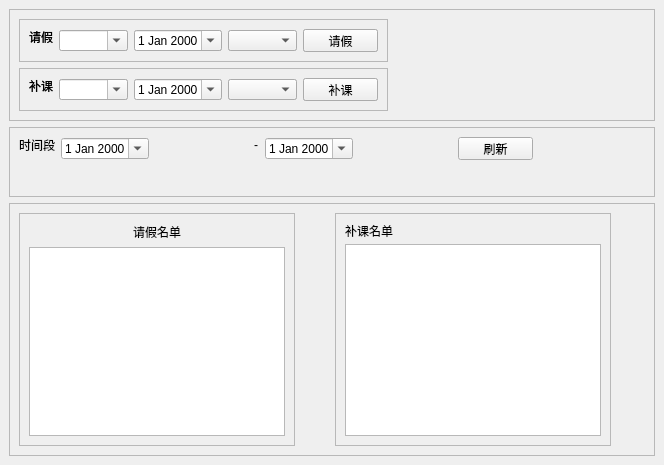
<?xml version="1.0" encoding="UTF-8"?>
<ui version="4.0">
 <class>temp</class>
 <widget class="QWidget" name="temp">
  <property name="geometry">
   <rect>
    <x>0</x>
    <y>0</y>
    <width>664</width>
    <height>465</height>
   </rect>
  </property>
  <property name="windowTitle">
   <string>Form</string>
  </property>
  <widget class="QFrame" name="frame_2">
   <property name="geometry">
    <rect>
     <x>9</x>
     <y>127</y>
     <width>646</width>
     <height>70</height>
    </rect>
   </property>
   <property name="frameShape">
    <enum>QFrame::StyledPanel</enum>
   </property>
   <property name="frameShadow">
    <enum>QFrame::Raised</enum>
   </property>
   <widget class="QLabel" name="label_2">
    <property name="geometry">
     <rect>
      <x>10</x>
      <y>10</y>
      <width>36</width>
      <height>16</height>
     </rect>
    </property>
    <property name="sizePolicy">
     <sizepolicy hsizetype="Maximum" vsizetype="Preferred">
      <horstretch>0</horstretch>
      <verstretch>0</verstretch>
     </sizepolicy>
    </property>
    <property name="text">
     <string>时间段</string>
    </property>
   </widget>
   <widget class="QDateEdit" name="dateEdit_begin">
    <property name="geometry">
     <rect>
      <x>52</x>
      <y>11</y>
      <width>88</width>
      <height>21</height>
     </rect>
    </property>
    <property name="calendarPopup">
     <bool>true</bool>
    </property>
   </widget>
   <widget class="QLabel" name="label">
    <property name="geometry">
     <rect>
      <x>245</x>
      <y>10</y>
      <width>16</width>
      <height>16</height>
     </rect>
    </property>
    <property name="sizePolicy">
     <sizepolicy hsizetype="Maximum" vsizetype="Preferred">
      <horstretch>0</horstretch>
      <verstretch>0</verstretch>
     </sizepolicy>
    </property>
    <property name="text">
     <string>-</string>
    </property>
   </widget>
   <widget class="QDateEdit" name="dateEdit_2_end">
    <property name="geometry">
     <rect>
      <x>256</x>
      <y>11</y>
      <width>88</width>
      <height>21</height>
     </rect>
    </property>
    <property name="calendarPopup">
     <bool>true</bool>
    </property>
   </widget>
   <widget class="QPushButton" name="pushButton_flash">
    <property name="geometry">
     <rect>
      <x>449</x>
      <y>10</y>
      <width>75</width>
      <height>23</height>
     </rect>
    </property>
    <property name="text">
     <string>刷新</string>
    </property>
   </widget>
  </widget>
  <widget class="QFrame" name="frame_3">
   <property name="geometry">
    <rect>
     <x>9</x>
     <y>203</y>
     <width>646</width>
     <height>253</height>
    </rect>
   </property>
   <property name="frameShape">
    <enum>QFrame::StyledPanel</enum>
   </property>
   <property name="frameShadow">
    <enum>QFrame::Raised</enum>
   </property>
   <widget class="QFrame" name="frame_6">
    <property name="geometry">
     <rect>
      <x>10</x>
      <y>10</y>
      <width>276</width>
      <height>233</height>
     </rect>
    </property>
    <property name="accessibleName">
     <string/>
    </property>
    <property name="frameShape">
     <enum>QFrame::StyledPanel</enum>
    </property>
    <property name="frameShadow">
     <enum>QFrame::Raised</enum>
    </property>
    <layout class="QVBoxLayout" name="verticalLayout">
     <item>
      <widget class="QLabel" name="label_3">
       <property name="text">
        <string>请假名单</string>
       </property>
       <property name="alignment">
        <set>Qt::AlignCenter</set>
       </property>
      </widget>
     </item>
     <item>
      <widget class="QTableView" name="tableView_leave"/>
     </item>
    </layout>
   </widget>
   <widget class="QFrame" name="frame_7">
    <property name="geometry">
     <rect>
      <x>326</x>
      <y>10</y>
      <width>276</width>
      <height>233</height>
     </rect>
    </property>
    <property name="accessibleName">
     <string/>
    </property>
    <property name="frameShape">
     <enum>QFrame::StyledPanel</enum>
    </property>
    <property name="frameShadow">
     <enum>QFrame::Raised</enum>
    </property>
    <widget class="QLabel" name="label_4">
     <property name="geometry">
      <rect>
       <x>10</x>
       <y>10</y>
       <width>48</width>
       <height>16</height>
      </rect>
     </property>
     <property name="text">
      <string>补课名单</string>
     </property>
     <property name="alignment">
      <set>Qt::AlignCenter</set>
     </property>
    </widget>
    <widget class="QTableView" name="tableView_makeUp">
     <property name="geometry">
      <rect>
       <x>10</x>
       <y>31</y>
       <width>256</width>
       <height>192</height>
      </rect>
     </property>
    </widget>
   </widget>
  </widget>
  <widget class="QFrame" name="frame">
   <property name="geometry">
    <rect>
     <x>9</x>
     <y>9</y>
     <width>646</width>
     <height>112</height>
    </rect>
   </property>
   <property name="frameShape">
    <enum>QFrame::StyledPanel</enum>
   </property>
   <property name="frameShadow">
    <enum>QFrame::Raised</enum>
   </property>
   <widget class="QFrame" name="frame_4">
    <property name="geometry">
     <rect>
      <x>10</x>
      <y>10</y>
      <width>369</width>
      <height>43</height>
     </rect>
    </property>
    <property name="frameShape">
     <enum>QFrame::StyledPanel</enum>
    </property>
    <property name="frameShadow">
     <enum>QFrame::Raised</enum>
    </property>
    <widget class="QLabel" name="label_5">
     <property name="geometry">
      <rect>
       <x>10</x>
       <y>10</y>
       <width>24</width>
       <height>16</height>
      </rect>
     </property>
     <property name="sizePolicy">
      <sizepolicy hsizetype="Maximum" vsizetype="Preferred">
       <horstretch>0</horstretch>
       <verstretch>0</verstretch>
      </sizepolicy>
     </property>
     <property name="text">
      <string>请假</string>
     </property>
    </widget>
    <widget class="QComboBox" name="comboBox_leave_name">
     <property name="geometry">
      <rect>
       <x>40</x>
       <y>11</y>
       <width>69</width>
       <height>21</height>
      </rect>
     </property>
     <property name="editable">
      <bool>true</bool>
     </property>
    </widget>
    <widget class="QDateEdit" name="dateEdit_leave">
     <property name="geometry">
      <rect>
       <x>115</x>
       <y>11</y>
       <width>88</width>
       <height>21</height>
      </rect>
     </property>
     <property name="calendarPopup">
      <bool>true</bool>
     </property>
    </widget>
    <widget class="QComboBox" name="comboBox_leave_classTime">
     <property name="geometry">
      <rect>
       <x>209</x>
       <y>11</y>
       <width>69</width>
       <height>21</height>
      </rect>
     </property>
    </widget>
    <widget class="QPushButton" name="pushButton_leave">
     <property name="geometry">
      <rect>
       <x>284</x>
       <y>10</y>
       <width>75</width>
       <height>23</height>
      </rect>
     </property>
     <property name="text">
      <string>请假</string>
     </property>
    </widget>
   </widget>
   <widget class="QFrame" name="frame_5">
    <property name="geometry">
     <rect>
      <x>10</x>
      <y>59</y>
      <width>369</width>
      <height>43</height>
     </rect>
    </property>
    <property name="frameShape">
     <enum>QFrame::StyledPanel</enum>
    </property>
    <property name="frameShadow">
     <enum>QFrame::Raised</enum>
    </property>
    <widget class="QLabel" name="label_6">
     <property name="geometry">
      <rect>
       <x>10</x>
       <y>10</y>
       <width>24</width>
       <height>16</height>
      </rect>
     </property>
     <property name="sizePolicy">
      <sizepolicy hsizetype="Maximum" vsizetype="Preferred">
       <horstretch>0</horstretch>
       <verstretch>0</verstretch>
      </sizepolicy>
     </property>
     <property name="text">
      <string>补课</string>
     </property>
    </widget>
    <widget class="QComboBox" name="comboBox_makeUp_name">
     <property name="geometry">
      <rect>
       <x>40</x>
       <y>11</y>
       <width>69</width>
       <height>21</height>
      </rect>
     </property>
     <property name="editable">
      <bool>true</bool>
     </property>
    </widget>
    <widget class="QDateEdit" name="dateEdit_makeUp">
     <property name="geometry">
      <rect>
       <x>115</x>
       <y>11</y>
       <width>88</width>
       <height>21</height>
      </rect>
     </property>
     <property name="calendarPopup">
      <bool>true</bool>
     </property>
    </widget>
    <widget class="QComboBox" name="comboBox_makeUp_classTime">
     <property name="geometry">
      <rect>
       <x>209</x>
       <y>11</y>
       <width>69</width>
       <height>21</height>
      </rect>
     </property>
    </widget>
    <widget class="QPushButton" name="pushButton_makeUp">
     <property name="geometry">
      <rect>
       <x>284</x>
       <y>10</y>
       <width>75</width>
       <height>23</height>
      </rect>
     </property>
     <property name="text">
      <string>补课</string>
     </property>
    </widget>
   </widget>
   <widget class="QFrame" name="frame_8">
    <property name="geometry">
     <rect>
      <x>0</x>
      <y>0</y>
      <width>646</width>
      <height>112</height>
     </rect>
    </property>
    <property name="frameShape">
     <enum>QFrame::StyledPanel</enum>
    </property>
    <property name="frameShadow">
     <enum>QFrame::Raised</enum>
    </property>
    <widget class="QFrame" name="frame_9">
     <property name="geometry">
      <rect>
       <x>10</x>
       <y>10</y>
       <width>369</width>
       <height>43</height>
      </rect>
     </property>
     <property name="frameShape">
      <enum>QFrame::StyledPanel</enum>
     </property>
     <property name="frameShadow">
      <enum>QFrame::Raised</enum>
     </property>
     <widget class="QLabel" name="label_7">
      <property name="geometry">
       <rect>
        <x>10</x>
        <y>10</y>
        <width>24</width>
        <height>16</height>
       </rect>
      </property>
      <property name="sizePolicy">
       <sizepolicy hsizetype="Maximum" vsizetype="Preferred">
        <horstretch>0</horstretch>
        <verstretch>0</verstretch>
       </sizepolicy>
      </property>
      <property name="text">
       <string>请假</string>
      </property>
     </widget>
     <widget class="QComboBox" name="comboBox_leave_name_2">
      <property name="geometry">
       <rect>
        <x>40</x>
        <y>11</y>
        <width>69</width>
        <height>21</height>
       </rect>
      </property>
      <property name="editable">
       <bool>true</bool>
      </property>
     </widget>
     <widget class="QDateEdit" name="dateEdit_leave_2">
      <property name="geometry">
       <rect>
        <x>115</x>
        <y>11</y>
        <width>88</width>
        <height>21</height>
       </rect>
      </property>
      <property name="calendarPopup">
       <bool>true</bool>
      </property>
     </widget>
     <widget class="QComboBox" name="comboBox_leave_classTime_2">
      <property name="geometry">
       <rect>
        <x>209</x>
        <y>11</y>
        <width>69</width>
        <height>21</height>
       </rect>
      </property>
     </widget>
     <widget class="QPushButton" name="pushButton_leave_2">
      <property name="geometry">
       <rect>
        <x>284</x>
        <y>10</y>
        <width>75</width>
        <height>23</height>
       </rect>
      </property>
      <property name="text">
       <string>请假</string>
      </property>
     </widget>
    </widget>
    <widget class="QFrame" name="frame_10">
     <property name="geometry">
      <rect>
       <x>10</x>
       <y>59</y>
       <width>369</width>
       <height>43</height>
      </rect>
     </property>
     <property name="frameShape">
      <enum>QFrame::StyledPanel</enum>
     </property>
     <property name="frameShadow">
      <enum>QFrame::Raised</enum>
     </property>
     <widget class="QLabel" name="label_8">
      <property name="geometry">
       <rect>
        <x>10</x>
        <y>10</y>
        <width>24</width>
        <height>16</height>
       </rect>
      </property>
      <property name="sizePolicy">
       <sizepolicy hsizetype="Maximum" vsizetype="Preferred">
        <horstretch>0</horstretch>
        <verstretch>0</verstretch>
       </sizepolicy>
      </property>
      <property name="text">
       <string>补课</string>
      </property>
     </widget>
     <widget class="QComboBox" name="comboBox_makeUp_name_2">
      <property name="geometry">
       <rect>
        <x>40</x>
        <y>11</y>
        <width>69</width>
        <height>21</height>
       </rect>
      </property>
      <property name="editable">
       <bool>true</bool>
      </property>
     </widget>
     <widget class="QDateEdit" name="dateEdit_makeUp_2">
      <property name="geometry">
       <rect>
        <x>115</x>
        <y>11</y>
        <width>88</width>
        <height>21</height>
       </rect>
      </property>
      <property name="calendarPopup">
       <bool>true</bool>
      </property>
     </widget>
     <widget class="QComboBox" name="comboBox_makeUp_classTime_2">
      <property name="geometry">
       <rect>
        <x>209</x>
        <y>11</y>
        <width>69</width>
        <height>21</height>
       </rect>
      </property>
     </widget>
     <widget class="QPushButton" name="pushButton_makeUp_2">
      <property name="geometry">
       <rect>
        <x>284</x>
        <y>10</y>
        <width>75</width>
        <height>23</height>
       </rect>
      </property>
      <property name="text">
       <string>补课</string>
      </property>
     </widget>
    </widget>
   </widget>
   <widget class="QFrame" name="frame_11">
    <property name="geometry">
     <rect>
      <x>0</x>
      <y>118</y>
      <width>646</width>
      <height>70</height>
     </rect>
    </property>
    <property name="frameShape">
     <enum>QFrame::StyledPanel</enum>
    </property>
    <property name="frameShadow">
     <enum>QFrame::Raised</enum>
    </property>
    <widget class="QLabel" name="label_9">
     <property name="geometry">
      <rect>
       <x>10</x>
       <y>10</y>
       <width>36</width>
       <height>16</height>
      </rect>
     </property>
     <property name="sizePolicy">
      <sizepolicy hsizetype="Maximum" vsizetype="Preferred">
       <horstretch>0</horstretch>
       <verstretch>0</verstretch>
      </sizepolicy>
     </property>
     <property name="text">
      <string>时间段</string>
     </property>
    </widget>
    <widget class="QDateEdit" name="dateEdit_begin_2">
     <property name="geometry">
      <rect>
       <x>52</x>
       <y>11</y>
       <width>88</width>
       <height>21</height>
      </rect>
     </property>
     <property name="calendarPopup">
      <bool>true</bool>
     </property>
    </widget>
    <widget class="QLabel" name="label_10">
     <property name="geometry">
      <rect>
       <x>245</x>
       <y>10</y>
       <width>16</width>
       <height>16</height>
      </rect>
     </property>
     <property name="sizePolicy">
      <sizepolicy hsizetype="Maximum" vsizetype="Preferred">
       <horstretch>0</horstretch>
       <verstretch>0</verstretch>
      </sizepolicy>
     </property>
     <property name="text">
      <string>-</string>
     </property>
    </widget>
    <widget class="QDateEdit" name="dateEdit_2_end_2">
     <property name="geometry">
      <rect>
       <x>256</x>
       <y>11</y>
       <width>88</width>
       <height>21</height>
      </rect>
     </property>
     <property name="calendarPopup">
      <bool>true</bool>
     </property>
    </widget>
    <widget class="QPushButton" name="pushButton_flash_2">
     <property name="geometry">
      <rect>
       <x>449</x>
       <y>10</y>
       <width>75</width>
       <height>23</height>
      </rect>
     </property>
     <property name="text">
      <string>刷新</string>
     </property>
    </widget>
   </widget>
   <widget class="QFrame" name="frame_12">
    <property name="geometry">
     <rect>
      <x>0</x>
      <y>194</y>
      <width>646</width>
      <height>253</height>
     </rect>
    </property>
    <property name="frameShape">
     <enum>QFrame::StyledPanel</enum>
    </property>
    <property name="frameShadow">
     <enum>QFrame::Raised</enum>
    </property>
    <widget class="QFrame" name="frame_13">
     <property name="geometry">
      <rect>
       <x>10</x>
       <y>10</y>
       <width>276</width>
       <height>233</height>
      </rect>
     </property>
     <property name="accessibleName">
      <string/>
     </property>
     <property name="frameShape">
      <enum>QFrame::StyledPanel</enum>
     </property>
     <property name="frameShadow">
      <enum>QFrame::Raised</enum>
     </property>
     <widget class="QLabel" name="label_11">
      <property name="geometry">
       <rect>
        <x>10</x>
        <y>10</y>
        <width>48</width>
        <height>16</height>
       </rect>
      </property>
      <property name="text">
       <string>请假名单</string>
      </property>
      <property name="alignment">
       <set>Qt::AlignCenter</set>
      </property>
     </widget>
     <widget class="QTableView" name="tableView_leave_2">
      <property name="geometry">
       <rect>
        <x>10</x>
        <y>31</y>
        <width>256</width>
        <height>192</height>
       </rect>
      </property>
     </widget>
    </widget>
    <widget class="QFrame" name="frame_14">
     <property name="geometry">
      <rect>
       <x>326</x>
       <y>10</y>
       <width>276</width>
       <height>233</height>
      </rect>
     </property>
     <property name="accessibleName">
      <string/>
     </property>
     <property name="frameShape">
      <enum>QFrame::StyledPanel</enum>
     </property>
     <property name="frameShadow">
      <enum>QFrame::Raised</enum>
     </property>
     <widget class="QLabel" name="label_12">
      <property name="geometry">
       <rect>
        <x>10</x>
        <y>10</y>
        <width>48</width>
        <height>16</height>
       </rect>
      </property>
      <property name="text">
       <string>补课名单</string>
      </property>
      <property name="alignment">
       <set>Qt::AlignCenter</set>
      </property>
     </widget>
     <widget class="QTableView" name="tableView_makeUp_2">
      <property name="geometry">
       <rect>
        <x>10</x>
        <y>31</y>
        <width>256</width>
        <height>192</height>
       </rect>
      </property>
     </widget>
    </widget>
   </widget>
  </widget>
 </widget>
 <resources/>
 <connections/>
</ui>
